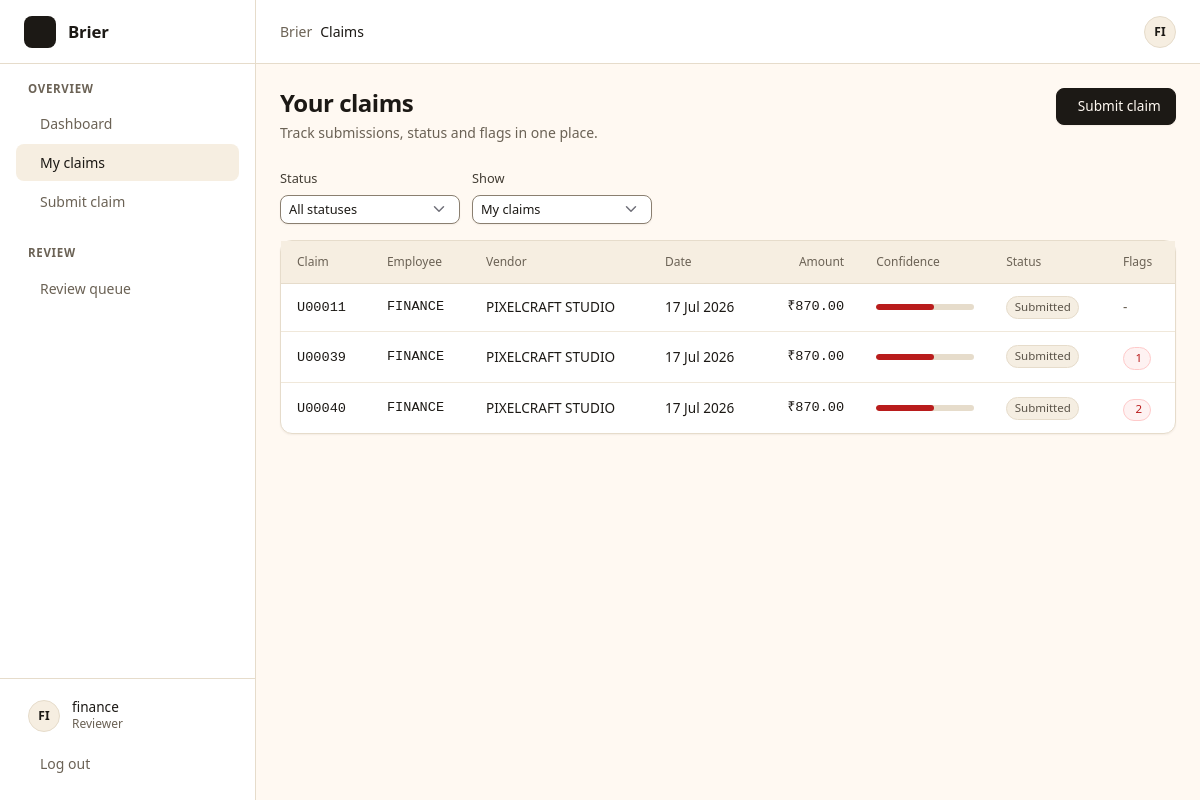
The app's page /claims/ (signed in) with its own data.
### expenses/models.py (models this page shows, shortened)
class Claim(models.Model):
    DRAFT = "DRAFT"
    SUBMITTED = "SUBMITTED"
    UNDER_REVIEW = "UNDER_REVIEW"
    NEEDS_INFO = "NEEDS_INFO"
    APPROVED = "APPROVED"
    REJECTED = "REJECTED"
    STATUSES = [(s, s.replace("_", " ").title()) for s in
                (DRAFT, SUBMITTED, UNDER_REVIEW, NEEDS_INFO, APPROVED, REJECTED)]
    OPEN_STATUSES = (SUBMITTED, UNDER_REVIEW, NEEDS_INFO)
    claim_id = models.CharField(max_length=32, unique=True)
    employee = models.ForeignKey(Employee, on_delete=models.CASCADE, related_name="claims")
    receipt = models.ForeignKey(Receipt, on_delete=models.CASCADE, related_name="claims")
    claimed_amount = models.DecimalField(max_digits=12, decimal_places=2, null=True, blank=True)
    description = models.CharField(max_length=300, blank=True)
    category = models.CharField(max_length=40, blank=True)
    status = models.CharField(max_length=20, choices=STATUSES, default=SUBMITTED,
                              db_index=True)
    submitted_at = models.DateTimeField(null=True, blank=True, db_index=True)
    reviewer = models.ForeignKey(settings.AUTH_USER_MODEL, on_delete=models.SET_NULL,
                                 null=True, blank=True, related_name="reviewed_claims")
    decided_at = models.DateTimeField(null=True, blank=True)
    decision_note = models.CharField(max_length=300, blank=True)
    duplicate_group = models.IntegerField(null=True, blank=True, db_index=True)
    class Meta:
        ordering = ["-submitted_at"]
    @property
    def currency(self) -> str:
        return self.receipt.currency or "INR"
    @property
    def amount_display(self) -> str:
        from core.currency import format_amount
        return format_amount(self.claimed_amount, self.currency)

class Employee(models.Model):
    user = models.OneToOneField(settings.AUTH_USER_MODEL, on_delete=models.CASCADE,
                                null=True, blank=True, related_name="employee")
    employee_code = models.CharField(max_length=16, unique=True)
    full_name = models.CharField(max_length=120, blank=True)
    department = models.CharField(max_length=60, blank=True)
    class Meta:
        ordering = ["employee_code"]

class Receipt(models.Model):
    OCR_SOURCES = [("sidecar", "Native text"), ("tesseract", "Tesseract OCR"),
                   ("manual", "Manually entered")]
    receipt_id = models.CharField(max_length=32, unique=True)
    image = models.ImageField(upload_to="receipts/", blank=True, null=True)
    image_path = models.CharField(max_length=300, blank=True)
    text = models.TextField(blank=True)
    ocr_source = models.CharField(max_length=20, choices=OCR_SOURCES, default="sidecar")
    phash = models.CharField(max_length=20, blank=True, db_index=True)
    vendor = models.ForeignKey(Vendor, on_delete=models.SET_NULL, null=True, blank=True,
                               related_name="receipts")
    vendor_raw = models.CharField(max_length=200, blank=True)
    gstin = models.CharField(max_length=20, blank=True)
    invoice_no = models.CharField(max_length=40, blank=True, db_index=True)
    invoice_date = models.DateField(null=True, blank=True, db_index=True)
    subtotal = models.DecimalField(max_digits=12, decimal_places=2, null=True, blank=True)
    cgst = models.DecimalField(max_digits=12, decimal_places=2, null=True, blank=True)
    sgst = models.DecimalField(max_digits=12, decimal_places=2, null=True, blank=True)
    igst = models.DecimalField(max_digits=12, decimal_places=2, null=True, blank=True)
    total = models.DecimalField(max_digits=12, decimal_places=2, null=True, blank=True)
    currency = models.CharField(max_length=3, blank=True, default="INR", db_index=True)
    currency_confidence = models.FloatField(default=0.0)
    doc_confidence = models.FloatField(default=0.0)
    arithmetic_ok = models.BooleanField(null=True, blank=True)
    needs_review = models.BooleanField(default=False)
    noise_tier = models.IntegerField(default=0)
    template_id = models.CharField(max_length=20, blank=True)
    created_at = models.DateTimeField(auto_now_add=True)
    class Meta:
        indexes = [models.Index(fields=["invoice_no", "total"])]
    @property
    def confidence_pct(self) -> int:
        return int(round(self.doc_confidence * 100))
    @property
    def confidence_band(self) -> str:
        if self.doc_confidence >= CONFIDENCE_HIGH:
            return "high"
        return "medium" if self.doc_confidence >= CONFIDENCE_LOW else "low"

### expenses/views.py (the view)
# urls.py: path("claims/", views.claim_list, name="claim_list"),
@login_required
def claim_list(request):
    claims = (Claim.objects.select_related("receipt", "employee", "receipt__vendor")
              .annotate(n_flags=Count("flags_as_a", filter=Q(flags_as_a__status=DuplicateFlag.OPEN))))
    finance = is_finance(request.user)
    employee = getattr(request.user, "employee", None)
    mine = not finance or request.GET.get("scope", "mine") == "mine"
    if mine:
        claims = claims.filter(employee=employee) if employee is not None else claims.none()
    status = request.GET.get("status")
    if status:
        claims = claims.filter(status=status)
    return render(request, "expenses/claim_list.html", {
        "claims": claims[:200], "statuses": Claim.STATUSES,
        "current_status": status, "scope": "mine" if mine else "all",
        "is_finance": finance,
    })

### core/currency.py (called while the page is built)
def symbol_for(code: str | None) -> str:
    currency = CURRENCIES.get((code or "").upper())
    return currency.symbols[0] if currency else ""

def format_amount(value, code: str | None = None) -> str:
    if value is None:
        return ""
    currency = CURRENCIES.get((code or "").upper())
    decimals = currency.decimals if currency else 2
    try:
        number = f"{Decimal(str(value)):,.{decimals}f}"
    except (InvalidOperation, ValueError):
        return str(value)
    return f"{symbol_for(code)}{number}" if currency else number

### expenses/context_processors.py (called while the page is built)
def roles(request):
    return {"is_finance": is_finance(request.user)}

### expenses/views.py (called while the page is built)
def is_finance(user) -> bool:
    return user.is_authenticated and (user.is_superuser
                                      or user.groups.filter(name=FINANCE_GROUP).exists())

### expenses/templates/expenses/claim_list.html (shortened to what this page needs)
{% extends "expenses/base.html" %}
{% load humanize %}
{% block crumbs %}<span class="current">Claims</span>{% endblock %}
{% block content %}
<div class="page-head">
  <div>
    <h1 class="page-title">Your claims</h1>
    <p class="page-sub">Track submissions, status and flags in one place.</p>
  </div>
  <div class="page-actions">
    <a href="{% url 'claim_submit' %}" class="btn btn-primary">Submit claim</a>
  </div>
</div>
<form method="get" class="filters mb-3">
  <div class="field">
    <label class="form-label" for="f-status">Status</label>
    <select id="f-status" name="status" class="form-select form-select-sm" onchange="this.form.requestSubmit()">
      <option value="">All statuses</option>
    </select>
  </div>
  {% if is_finance %}<div class="field">
    <label class="form-label" for="f-scope">Show</label>
    <select id="f-scope" name="scope" class="form-select form-select-sm" onchange="this.form.requestSubmit()">
      <option value="mine" {% if scope == 'mine' %}selected{% endif %}>My claims</option>
    </select>
  </div>{% endif %}
</form>
<div class="panel"><div class="table-wrap">
<table class="table align-middle">
  <thead><tr>
    <th>Claim</th><th>Employee</th><th>Vendor</th><th>Date</th>
    <th class="text-end">Amount</th><th>Confidence</th><th>Status</th><th>Flags</th>
  </tr></thead>
  <tbody>
  {% for claim in claims %}
    <tr>
      <td><a class="cell-link" href="{% url 'claim_detail' claim.claim_id %}">{{ claim.claim_id }}</a></td>
      <td class="dim mono">{{ claim.employee.employee_code }}</td>
      <td>{{ claim.receipt.vendor.name|default:claim.receipt.vendor_raw|default:"-"|truncatechars:26 }}</td>
      <td class="dim">{{ claim.receipt.invoice_date|date:"d M Y"|default:"-" }}</td>
      <td class="num">{{ claim.amount_display }}</td>
      <td class="conf-cell">
        <div class="conf-bar conf-{{ claim.receipt.confidence_band }}" title="{{ claim.receipt.confidence_pct }}%">
          <span style="width:{{ claim.receipt.confidence_pct }}%"></span>
        </div>
      </td>
      <td><span class="badge">{{ claim.get_status_display }}</span></td>
      <td>{% if claim.n_flags %}<span class="badge bg-danger">{{ claim.n_flags }}</span>{% else %}<span class="dim">-</span>{% endif %}</td>
    </tr>
  {% endfor %}
  </tbody>
</table>
</div></div>
{% endblock %}

### expenses/templates/expenses/base.html (shortened to what this page needs)
{% load humanize static %}<!doctype html>
<html lang="en" data-bs-theme="light">
<head>
  <link href="https://cdn.jsdelivr.net/npm/bootstrap@5.3.3/dist/css/bootstrap.min.css" rel="stylesheet">
  <link href="https://cdn.jsdelivr.net/npm/@fontsource-variable/geist@5/index.css" rel="stylesheet">
  <link href="https://cdn.jsdelivr.net/npm/@fontsource-variable/geist-mono@5/index.css" rel="stylesheet">
  <link href="https://cdn.jsdelivr.net/npm/@phosphor-icons/web@2.1.1/src/regular/style.css" rel="stylesheet">
  <link href="{% static 'expenses/app.css' %}" rel="stylesheet">
  <link href="{% static 'expenses/loading.css' %}" rel="stylesheet">
</head>
<body>
{% with page=request.resolver_match.url_name %}
{% if user.is_authenticated %}
<nav class="sidebar" id="sidebar" aria-label="Main">
  <a class="brand" href="{% if is_finance %}{% url 'dashboard' %}{% else %}{% url 'claim_list' %}{% endif %}">
    <span class="brand-mark"></span>
    <span class="brand-name">Brier</span>
  </a>
  <div class="sidebar-scroll">
    <div class="nav-group">
      <div class="nav-label">Overview</div>
      {% if is_finance %}<a class="nav-item {% if page == 'dashboard' %}is-active{% endif %}" href="{% url 'dashboard' %}"
         {% if page == 'dashboard' %}aria-current="page"{% endif %}>Dashboard</a>{% endif %}
      <a class="nav-item {% if page == 'claim_list' or page == 'claim_detail' %}is-active{% endif %}" href="{% url 'claim_list' %}"
         {% if page == 'claim_list' %}aria-current="page"{% endif %}>My claims</a>
      <a class="nav-item {% if page == 'claim_submit' %}is-active{% endif %}" href="{% url 'claim_submit' %}"
         {% if page == 'claim_submit' %}aria-current="page"{% endif %}>Submit claim</a>
    </div>
    {% if is_finance %}
    <div class="nav-group">
      <div class="nav-label">Review</div>
      <a class="nav-item {% if page == 'review_queue' or page == 'dup_compare' %}is-active{% endif %}" href="{% url 'review_queue' %}"
         {% if page == 'review_queue' %}aria-current="page"{% endif %}>Review queue</a>
    </div>
    {% endif %}
  </div>
  <div class="sidebar-foot">
    <div class="user-block">
      <span class="avatar" aria-hidden="true">{{ user.username|slice:":2" }}</span>
      <div>
        <div class="user-name">{{ user.username }}</div>
        <div class="user-role">{% if is_finance %}Reviewer{% else %}Employee{% endif %}</div>
      </div>
    </div>
    <form method="post" action="{% url 'logout' %}">
      <button class="nav-item as-button" type="submit" data-loading-label="Logging out">Log out</button>
    </form>
  </div>
</nav>
<div class="app-main">
  <header class="topbar">
    <div class="crumbs">
      <a class="crumb-root" href="{% if is_finance %}{% url 'dashboard' %}{% else %}{% url 'claim_list' %}{% endif %}">Brier</a>
      {% block crumbs %}{% endblock %}
    </div>
    <div class="topbar-actions">
      <button class="icon-btn theme-toggle" type="button" data-theme-toggle aria-label="Toggle theme">
      </button>
      <span class="avatar" aria-hidden="true">{{ user.username|slice:":2" }}</span>
    </div>
  </header>
  <main class="page">
{% endif %}
{% block content %}{% endblock %}
{% if user.is_authenticated %}
  </main>
</div>
{% else %}
  </div>
</div>
{% endif %}
{% endwith %}
</body>
</html>

### expenses/static/expenses/loading.css (style rules this page uses)
:root { --load-min: 350ms; --load-cap: 1500ms; --skeleton-delay: 250ms; --shimmer-speed: 1.4s; --bar-height: 2px; --fade-ms: 300ms; --z-preloader: 90; --z-navbar: 95; }
[data-bs-theme="light"] { --shimmer-color: rgba(255, 255, 255, 0.65); --sk-base: color-mix(in srgb, var(--track) 70%, transparent); --bar-color: var(--ink); }

### records on screen
Claim: claim_id "U00011", employee.employee_code "FINANCE", receipt.vendor.name "PIXELCRAFT STUDIO", receipt.invoice_date "17 Jul 2026", amount_display "₹870.00", status "Submitted"
Claim: claim_id "U00039", employee.employee_code "FINANCE", receipt.vendor.name "PIXELCRAFT STUDIO", receipt.invoice_date "17 Jul 2026", amount_display "₹870.00", status "Submitted", n_flags "1"
Claim: claim_id "U00040", employee.employee_code "FINANCE", receipt.vendor.name "PIXELCRAFT STUDIO", receipt.invoice_date "17 Jul 2026", amount_display "₹870.00", status "Submitted", n_flags "2"

### other values on screen
{{ user.username|slice:":2" }} "FI"
{{ user.username }} "finance"
